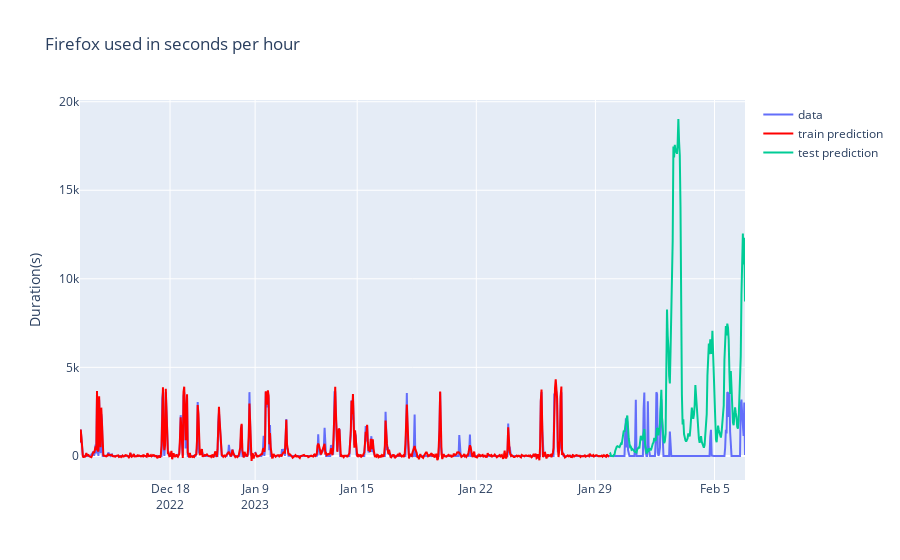

The notebook cell saved with this chart:
### Code cell
plot_prediction(df_1, train_pred, test_pred, n_steps, start, end)

### Figure 1 — Plotly figure (JSON) as saved in the notebook; plotly's stock layout.template omitted (floating-point values rounded to 4 significant figures; data arrays with more than 128 entries replaced by an {"elided": "..."} marker saying what was removed)
{"data": [{"name": "data", "type": "scatter", "x": {"elided": "962 str values"}, "y": {"elided": "962 float values"}}, {"line": {"color": "red"}, "name": "train prediction", "type": "scatter", "x": {"elided": "770 str values"}, "y": {"elided": "770 float values"}}, {"line": {"color": "red"}, "name": "train prediction", "showlegend": false, "type": "scatter", "x": [], "y": []}, {"line": {"color": "#00CC96"}, "name": "test prediction", "type": "scatter", "x": {"elided": "192 str values"}, "y": {"elided": "192 float values"}}], "layout": {"title": {"text": "Firefox used in seconds per hour"}, "xaxis": {"rangebreaks": [{"values": ["2022-12-23T00:00:00", "2022-12-24T00:00:00", "2022-12-25T00:00:00", "2022-12-26T00:00:00", "2022-12-27T00:00:00", "2022-12-28T00:00:00", "2022-12-29T00:00:00", "2022-12-30T00:00:00", "2022-12-31T00:00:00", "2023-01-01T00:00:00", "2023-01-02T00:00:00", "2023-01-03T00:00:00", "2023-01-04T00:00:00", "2023-01-05T00:00:00", "2023-01-06T00:00:00", "2023-01-07T00:00:00", "2023-01-08T00:00:00"]}]}, "yaxis": {"title": {"text": "Duration(s)"}}}}
